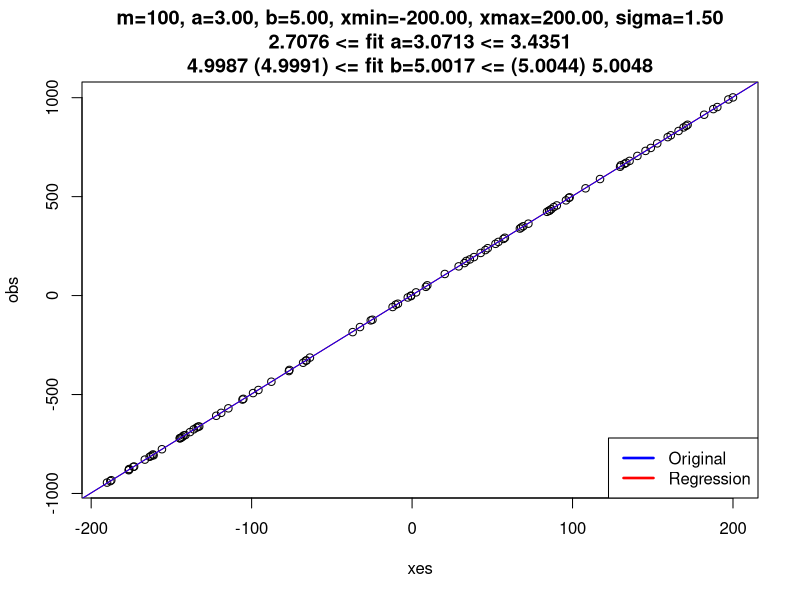

This chart was generated by the following R code:
# PR 1
gensrobs <- function(m, a, b, xmin, xmax, sigma)
{
  xes = runif(m, xmin, xmax)
  # sigma patrat ?!?
  epsilons = rnorm(m, mean=0, sd=sigma)
  #print (xes)
  #print (epsilons)
  obs = mapply(
    function(x, eps) a + b * x + eps,
    xes, epsilons
  )
#  print (cbind(obs, xes))
  return (cbind(xes, obs))
}

# PR 2

# b = fit b +/- T 2.5% (m-2) . standard error (fit b), same for a
# P(b fit - * <= b <= b fit + *) = 95%
# Calculat confidence interval manual - std error etc
# SE(fit b) = sigma (original) / sqrt(m) * Sx  - std deviation for x = (sum(xi) - e(x))^2 / m
# S = estimator pt sigma = (sum (yi - e(y)))^2 / (m - 2), in loc de sigma (original)
# m - 2 == gradul de libertate, nr de observatii - nr de variabile - 1
# SE(fit b) = S / (sqrt(sum (xi = e(x))^2))
# var(b fit) = S^2 / (m * Sx^2)

confint_manual <- function(d, found_slope, found_intercept)
{
  print("BEGIN confint_manual")
  xes = d[,1]
  justobs = d[,2]
  print (found_slope)
  print (found_intercept)
  fitted_obs = sapply(xes, function(x) x * found_slope + found_intercept)
  sse = sum(mapply(function(x, y) (x - y)**2, justobs, fitted_obs))
  sigma_est_curs = sqrt(sse / (length(justobs) - 2))
  se_slope = sigma_est_curs^2
  ss_xes = sum(xes^2)
  t25n2 = qt(.975, df=(length(justobs) - 2))
  cat("sigma estimated:", sigma_est_curs, "\n")
  cat("t 2.5%", length(justobs) - 2, " degrees of freedom: ", t25n2, "\n")
  cat("sum of squares for x:", ss_xes, "\n")
  ci_slope_min = found_slope - t25n2 * sigma_est_curs / sqrt(ss_xes)
  ci_slope_max = found_slope + t25n2 * sigma_est_curs / sqrt(ss_xes)
  cat("ci_slope_min:", ci_slope_min, "\n")
  cat("ci_slope_max:", ci_slope_max, "\n")
  
  se_intercept = sigma_est_curs * sqrt(ss_xes / length(justobs))
  ci_int_min = found_intercept - t25n2 * se_intercept
  ci_int_max = found_intercept + t25n2 * se_intercept
  cat("ci_int_min:", ci_int_min, "\n")
  cat("ci_int_max:", ci_int_max, "\n")  
  return (c(ci_slope_min, ci_slope_max))
  print("END confint_manual")
}

simpleregression <- function(counter, m, a, b, xmin, xmax, sigma)
{
  d = gensrobs(m, a, b, xmin, xmax, sigma)
  
  fname = sprintf("simple_regression_%d.pdf", counter)
  pdf(fname, 8.27, 5.83) # A5
  fit = lm(obs ~ xes, as.data.frame(d))
  ci_b = confint(fit, 'xes', 0.975)
  ci_a = confint(fit, '(Intercept)', 0.975)
  ci_manual = confint_manual(d, unname(fit$coefficients[2]), unname(fit$coefficients[1]))
  print(ci_b[1])
  print(ci_b[2])
  
  title2 = sprintf("m=%d, a=%.2f, b=%.2f, xmin=%.2f, xmax=%.2f, sigma=%.2f\n%.4f <= fit a=%.4f <= %.4f\n%.4f (%.4f) <= fit b=%.4f <= (%.4f) %.4f",
                   m, a, b, xmin, xmax, sigma,
                   ci_a[1], fit$coefficients[1], ci_a[2],
                   ci_b[1], ci_manual[1], fit$coefficients[2], ci_manual[2], ci_b[2])
  plot(main=title2, d)
  abline(coef(fit), col="red")
  abline(a, b, col="blue")
  legend("bottomright", # places a legend at the appropriate place
         c("Original","Regression"), # puts text in the legend
         lty=c(1,1), # gives the legend appropriate symbols (lines)
         lwd=c(2.5,2.5),col=c("blue","red")) # gives the legend lines the correct color and width
  dev.off()
  print("===========================================")
  print(sprintf("m=%d, a=%.2f, b=%.2f",
                   m, a, b))
  print(sprintf("xmin=%.2f, xmax=%.2f",
                   xmin, xmax))
  print(sprintf("sigma=%.2f",
                   sigma))
  print(sprintf("fit a=%.2f, fit b=%.2f",
                   fit$coefficients[1], fit$coefficients[2]))
# b = fit b +/- T 2.5% (m-2) . standard error (fit b), same for a
# P(b fit - * <= b <= b fit + *) = 95%
# Calculat confidence interval manual - std error etc
# SE(fit b) = sigma (original) / sqrt(m) * Sx  - std deviation for x = (sum(xi) - e(x))^2 / m
# S = estimator pt sigma = (sum (yi - e(y)))^2 / (m - 2), in loc de sigma (original)
# m - 2 == gradul de libertate, nr de observatii - nr de variabile - 1
# SE(fit b) = S / (sqrt(sum (xi = e(x))^2))

# var(b fit) = S^2 / (m * Sx^2)
  print(confint(fit, 'xes', 0.95))
  print(confint(fit, '(Intercept)', 0.95))
}

# Counter for file name, no of samples, a, b, minx, maxx, sigma
simpleregression(1, 100, 3, 5, -200, 200, 1.5)
#simpleregression(2, 10, 3, 5, -5, 5, 1)
#simpleregression(3, 10000, 3, 5, -5, 5, 1)
#simpleregression(4, 10, 3, 5, 5, 5.2, 1)
#simpleregression(5, 10000, 3, 5, 5, 5.2, 1)
#simpleregression(6, 10, 3, 5, 5, 5.2, 0.01)

#d = gensrobs(10000, 3, 5, -5, 5, 1)
#fit = lm(obs ~ xes, as.data.frame(d))